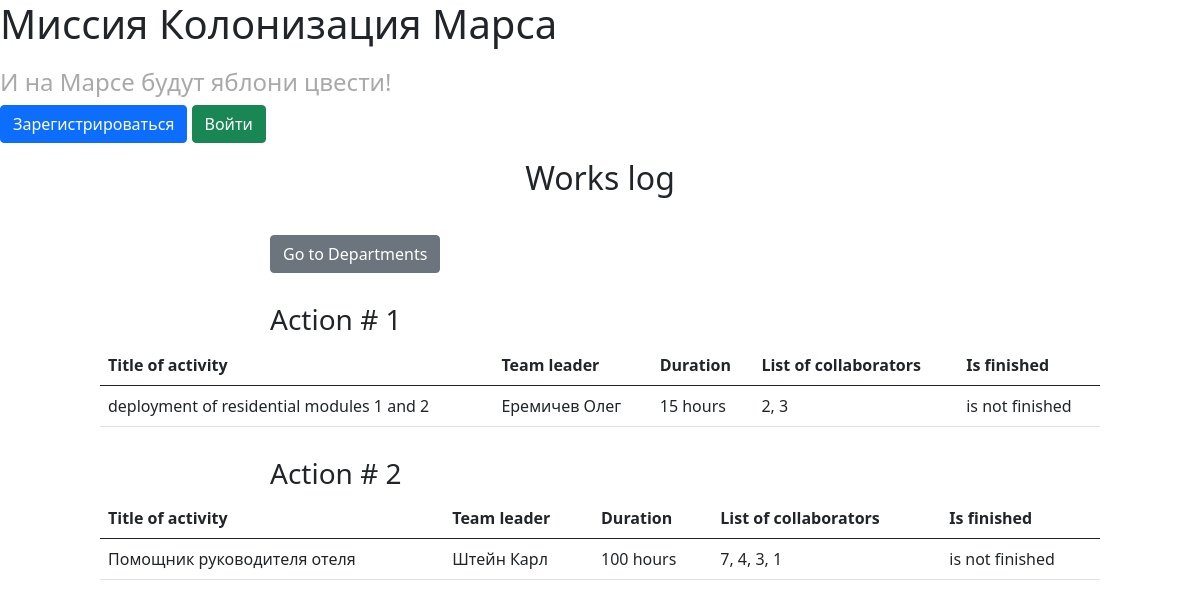
The page / on the database its author committed.
### data/jobs.py (models this page shows)
class Jobs(SqlAlchemyBase):
    __tablename__ = 'jobs'
    id = sqlalchemy.Column(sqlalchemy.Integer,
                           primary_key=True, autoincrement=True)
    team_leader = sqlalchemy.Column(sqlalchemy.Integer,
                                    sqlalchemy.ForeignKey("users.id"))
    job = sqlalchemy.Column(sqlalchemy.String)
    work_size = sqlalchemy.Column(sqlalchemy.Integer)
    collaborators = sqlalchemy.Column(sqlalchemy.String)
    start_date = sqlalchemy.Column(sqlalchemy.DateTime)
    is_finished = sqlalchemy.Column(sqlalchemy.Boolean)

### data/users.py (models this page shows, shortened)
class User(SqlAlchemyBase, UserMixin):
    __tablename__ = 'users'
    id = sqlalchemy.Column(sqlalchemy.Integer,
                           primary_key=True, autoincrement=True)
    surname = sqlalchemy.Column(sqlalchemy.String)
    name = sqlalchemy.Column(sqlalchemy.String)
    age = sqlalchemy.Column(sqlalchemy.Integer)
    position = sqlalchemy.Column(sqlalchemy.String)
    speciality = sqlalchemy.Column(sqlalchemy.String)
    address = sqlalchemy.Column(sqlalchemy.String)
    email = sqlalchemy.Column(sqlalchemy.String, unique=True)
    hashed_password = sqlalchemy.Column(sqlalchemy.String)

### main.py (the view)
@app.route('/')
def index():
    db_session.global_init("db/mars.db")
    db_sess = db_session.create_session()
    jobs = [job for job in db_sess.query(Jobs).all()]
    users = [user for user in db_sess.query(User).all()]
    return render_template('works_journal.html', title='Journal works',
                           jobs=jobs, users=users)

### data/db_session.py (called while the page is built, shortened)
def global_init(db_file):
    global __factory
    if __factory:
        return

def create_session() -> Session:
    global __factory
    return __factory()

### templates/works_journal.html (shortened to what this page needs)
{% extends "base.html" %}
{% block content %}
    <h2 style='text-align: center;'>Works log</h2>
	<a style='display: inline-block; margin: 30px 0px 0px 270px;' href='/departments'><button type="button" class="btn btn-secondary">Go to Departments</button></a>
    {% for elem in jobs %}
      <h3 style='margin-left: 270px; margin-top: 30px;'>Action # {{ elem.id }}</h3>
      <table class="table" style='width: 1000px; margin: 0 auto;'>
      <thead>
        <tr>
          <th scope="col">Title of activity</th>
          <th scope="col">Team leader</th>
          <th scope="col">Duration</th>
          <th scope="col">List of collaborators</th>
          <th scope="col">Is finished</th>
        </tr>
      </thead>
      <tbody>
        <tr>
          <td>{{ elem.job }}</td>
          <td>
              {% for user in users %}
                  {% if user.id == elem.team_leader %}
                      {{ user.surname }} {{ user.name }}
                  {% endif %}
              {% endfor %}
          </td>
          <td>{{ elem.work_size }} hours</td>
          <td>{{ elem.collaborators }}</td>
          <td>
            {% if elem.is_finished %}
                is finished
            {% else %}
                is not finished
            {% endif %}
          </td>
        </tr>
      </tbody>
      </table>
    {% endfor %}
{% endblock %}

### templates/base.html (shortened to what this page needs)
<!DOCTYPE html>
<html lang="en">
<head>
    <link href="https://cdn.jsdelivr.net/npm/bootstrap@5.0.0-beta3/dist/css/bootstrap.min.css" rel="stylesheet">
    <link rel="stylesheet" href="../static/css/style.css">
    </head>
    <body>
        <h1>Миссия Колонизация Марса</h1>
        <h4>И на Марсе будут яблони цвести!</h4>
                {% if current_user.is_authenticated %}
            <a class="navbar-brand" href="/logout">{{ current_user.name }}</a><br>
        {% else %}
            <p>
                <a class="btn btn-primary " href="/register">Зарегистрироваться</a>
                <a class="btn btn-success" href="/login">Войти</a>
            </p>
        {% endif %}
        {% block content %}{% endblock %}
    </body>
</html>

### static/css/style.css (style rules this page uses)
h4 { margin-top: 20px; color: darkgray; }

### rows shown on the page
Jobs: id "1", job "deployment of residential modules 1 and 2", work_size "15", collaborators "2, 3", is_finished "is not finished"
User: surname "Еремичев", name "Олег"
Jobs: id "2", job "Помощник руководителя отеля", work_size "100", collaborators "7, 4, 3, 1", is_finished "is not finished"
User: surname "Штейн", name "Карл"
